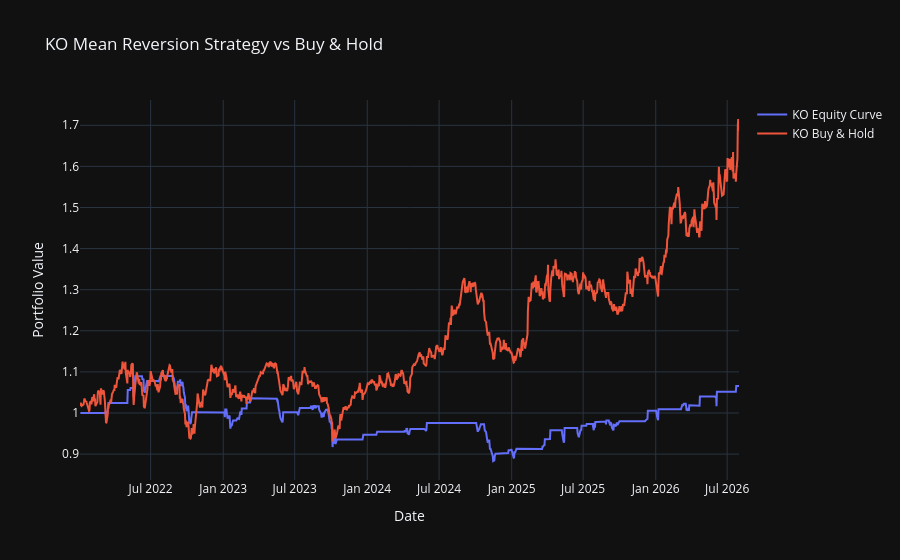

Notebook cell for this chart:
### Markdown cell above
## KO — strategy vs buy & hold

### Code cell
fig = go.Figure()

fig.add_trace(go.Scatter(x=ko_results.index, y=ko_results['Equity_Curve'], mode='lines', name='KO Equity Curve'))
fig.add_trace(go.Scatter(x=ko_results.index, y=ko_results['Buy_Hold'], mode='lines', name='KO Buy & Hold'))

fig.update_layout(title='KO Mean Reversion Strategy vs Buy & Hold',template='plotly_dark', xaxis_title='Date', yaxis_title='Portfolio Value')
fig.show()

### Figure 1 — Plotly figure (JSON) as saved in the notebook; plotly's stock layout.template omitted (floating-point values rounded to 4 significant figures; data arrays with more than 128 entries replaced by an {"elided": "..."} marker saying what was removed)
{"data": [{"mode": "lines", "name": "KO Equity Curve", "type": "scatter", "x": {"elided": "1148 str values"}, "y": {"elided": "1148 float values"}}, {"mode": "lines", "name": "KO Buy & Hold", "type": "scatter", "x": {"elided": "1148 str values"}, "y": {"elided": "1148 float values"}}], "layout": {"title": {"text": "KO Mean Reversion Strategy vs Buy & Hold"}, "xaxis": {"title": {"text": "Date"}}, "yaxis": {"title": {"text": "Portfolio Value"}}}}
